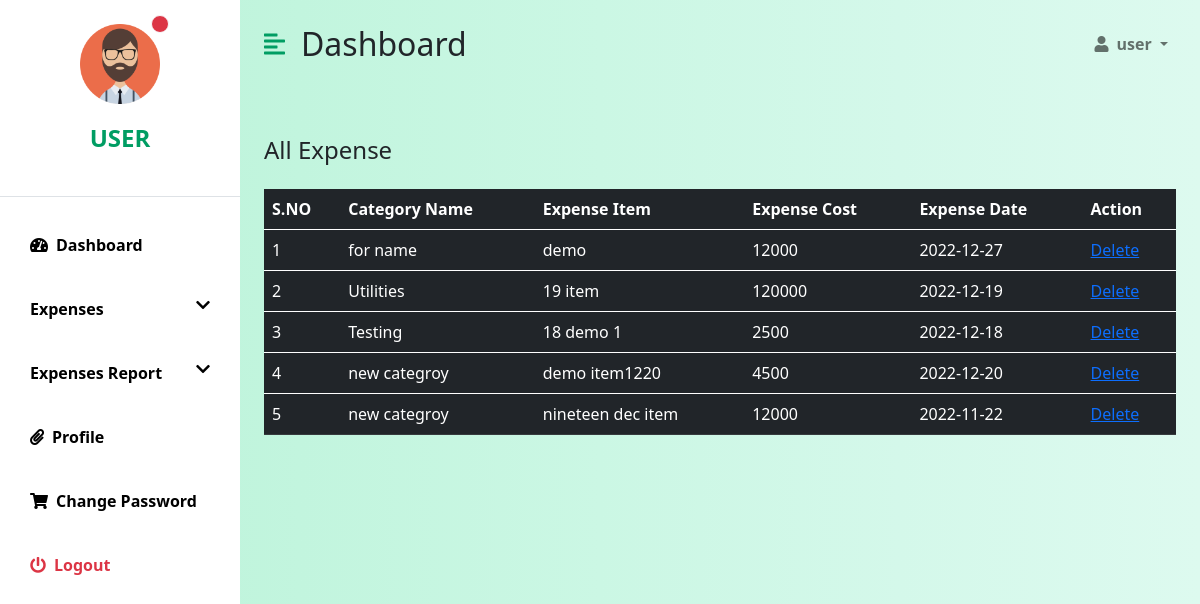
Screenshot of /manage-expense.php (signed in) with the database file from the repository.
### tables this page shows
CREATE TABLE `tblusers` (
                            `id` int(11) NOT NULL,
                            `name` varchar(255) NOT NULL,
                            `email` varchar(255) NOT NULL,
                            `mobile_number` varchar(11) NOT NULL,
                            `password` varchar(255) NOT NULL,
                            `reg_date` datetime NOT NULL DEFAULT current_timestamp()
);

CREATE TABLE `tblexpenses` (
                               `id` int(11) NOT NULL,
                               `user_id` int(11) NOT NULL,
                               `expense_date` date NOT NULL,
                               `expense_item` varchar(255) NOT NULL,
                               `cost` varchar(255) NOT NULL,
                               `note_date` datetime NOT NULL DEFAULT current_timestamp(),
                               `category_name` varchar(255) DEFAULT NULL
);

### manage-expense.php (the view, shortened to what this page needs)
<?php
include('confs/config.php');
if (strlen($_SESSION['detsuid'] == 0)):
  header('location: logout.php');
else:
  ?>
    <!DOCTYPE html>
    <html lang="en">
    <head>
        <link href="css/datepicker3.css" rel="stylesheet">
        <link href="https://cdn.jsdelivr.net/npm/bootstrap@5.0.0-beta3/dist/css/bootstrap.min.css"
              rel="stylesheet"/>
        <link rel="stylesheet"
              href="https://cdnjs.cloudflare.com/ajax/libs/font-awesome/5.15.3/css/all.min.css"/>
        <link rel="stylesheet" href="css/dashboard.css"/>
    </head>
    <body>
    <div class="d-flex" id="wrapper">
      <?php include('confs/sidebar.php') ?>
        <div id="page-content-wrapper">
          <?php include('confs/header.php') ?>
            <div class="container-fluid px-4 mt-5">
                <h4 class="mb-4">All Expense</h4>
                <div class="table-responsive">
                    <table class="table table-dark table-hover">
                        <thead>
                        <tr>
                            <th>S.NO</th>
                            <th>Category Name</th>
                            <th>Expense Item</th>
                            <th>Expense Cost</th>
                            <th>Expense Date</th>
                            <th>Action</th>
                        </tr>
                        </thead>
                      <?php
                      $userid=$_SESSION['detsuid'];
                      $ret=mysqli_query($conn,"SELECT * FROM tblexpenses WHERE user_id='$userid'");
                      $cnt=1;
                      while ($row=mysqli_fetch_array($ret)):
                      ?>
                        <tbody>
                        <tr>
                            <td><?php echo $cnt;?></td>
                            <td><?php  echo $row['category_name'];?></td>
                            <td><?php  echo $row['expense_item'];?></td>
                            <td><?php  echo $row['cost'];?></td>
                            <td><?php  echo $row['expense_date'];?></td>
                            <td><a href="manage-expense.php?delid=<?php echo $row['id'];?>">Delete</a>
                        </tr>
                        <?php
                        $cnt=$cnt+1;
                        endwhile;
                        ?>
                        </tbody>
                    </table>
                </div>
            </div>
        </div>
    </div>
    </body>
    </html>
<?php endif; ?>

### confs/sidebar.php (shortened to what this page needs)
<?php
include('config.php');
$uid = $_SESSION['detsuid'];
$sql = mysqli_query($conn, "SELECT name FROM tblusers WHERE id = '$uid'");
$result = mysqli_fetch_array($sql);
$name = $result['name'];
?>
<div class="bg-white" id="sidebar-wrapper">
    <div class="sidebar-heading text-center py-4 primary-text fs-4 fw-bold text-uppercase border-bottom">
        <div class="position-relative">
            <img src="assets/profile.png" alt="Profile Pic" width="80" height="80">
            <span class="position-absolute top-0 start-75 translate-middle p-2 bg-danger border border-light rounded-circle">
            </span>
        </div>
        <p class="mt-3">
          <?php echo $name; ?></p>
    </div>
    <div class="list-group list-group-flush my-3">
        <a href="dashboard.php"
           class="list-group-item list-group-item-action bg-transparent second-text active"><i
                    class="fas fa-tachometer-alt me-2"></i>Dashboard</a>
        <a class="list-group-item list-group-item-action bg-transparent second-text fw-bold
        d-flex justify-content-between"
           data-bs-toggle="collapse" href="#collapseExample" role="button"
           aria-expanded="false" aria-controls="collapseExample">
            <span>Expenses</span> <i class="fas fa-chevron-down"></i>
        </a>
        <a class="list-group-item list-group-item-action bg-transparent second-text fw-bold
        d-flex justify-content-between"
           data-bs-toggle="collapse" href="#report" role="button"
           aria-expanded="false" aria-controls="report">
            <span>Expenses Report</span> <i class="fas fa-chevron-down"></i>
        </a>
        <a href="user-profile.php"
           class="list-group-item list-group-item-action bg-transparent second-text fw-bold"><i
                    class="fas fa-paperclip me-2"></i>Profile</a>
        <a href="change-password.php"
           class="list-group-item list-group-item-action bg-transparent second-text fw-bold"><i
                    class="fas fa-shopping-cart me-2"></i>Change Password</a>
        <a href="logout.php"
           class="list-group-item list-group-item-action bg-transparent text-danger fw-bold"><i
                    class="fas fa-power-off me-2"></i>Logout</a>
    </div>
</div>

### confs/header.php (shortened to what this page needs)
<?php
include('config.php');
$uid = $_SESSION['detsuid'];
$sql = mysqli_query($conn, "SELECT name FROM tblusers WHERE id = '$uid'");
$result = mysqli_fetch_array($sql);
$name = $result['name'];
?>
<nav class="navbar navbar-expand-lg navbar-light bg-transparent py-4 px-4">
    <div class="d-flex align-items-center">
        <i class="fas fa-align-left primary-text fs-4 me-3" id="menu-toggle"></i>
        <h2 class="fs-2 m-0">Dashboard</h2>
    </div>
    <div class="collapse navbar-collapse" id="navbarSupportedContent">
        <ul class="navbar-nav ms-auto mb-2 mb-lg-0">
            <li class="nav-item dropdown">
                <a class="nav-link dropdown-toggle second-text fw-bold" href="#"
                   id="navbarDropdown"
                   role="button" data-bs-toggle="dropdown" aria-expanded="false">
                    <i class="fas fa-user me-2"></i><?php echo $name; ?>
                </a>
            </li>
        </ul>
    </div>
</nav>

### css/dashboard.css (style rules this page uses)
:root { --main-bg-color: #009d63; --main-text-color: #009d63; --second-text-color: #bbbec5; --second-bg-color: #c1efde; }
.primary-text { color: var(--main-text-color); }
.second-text { color: #000; }
#wrapper { overflow-x: hidden; background-image: linear-gradient( to right, #baf3d7, #c2f5de, #cbf7e4, #d4f8ea, #ddfaef ); }
#sidebar-wrapper { min-height: 100vh; margin-left: -15rem; -webkit-transition: margin 0.25s ease-out; -moz-transition: margin 0.25s ease-out; -o-transition: margin 0.25s ease-out; transition: margin 0.25s ease-out; }
#sidebar-wrapper .sidebar-heading { padding: 0.875rem 1.25rem; font-size: 1.2rem; }
#sidebar-wrapper .list-group { width: 15rem; }
#page-content-wrapper { min-width: 100vw; }
#menu-toggle { cursor: pointer; }
.list-group-item { border: none; padding: 20px 30px; }
.list-group-item.active { background-color: transparent; color: #000; font-weight: bold; border: none; }
@media (min-width: 768px) { #sidebar-wrapper { margin-left: 0; } }
@media (min-width: 768px) { #page-content-wrapper { min-width: 0; width: 100%; } }

### rows the page displays
tblusers: name "USER", name "user"
tblexpenses: category_name "for name", expense_item "demo", cost "12000", expense_date "2022-12-27"
tblexpenses: category_name "Utilities", expense_item "19 item", cost "120000", expense_date "2022-12-19"
tblexpenses: category_name "Testing", expense_item "18 demo 1", cost "2500", expense_date "2022-12-18"
tblexpenses: category_name "new categroy", expense_item "demo item1220", cost "4500", expense_date "2022-12-20"
tblexpenses: category_name "new categroy", expense_item "nineteen dec item", cost "12000", expense_date "2022-11-22"
